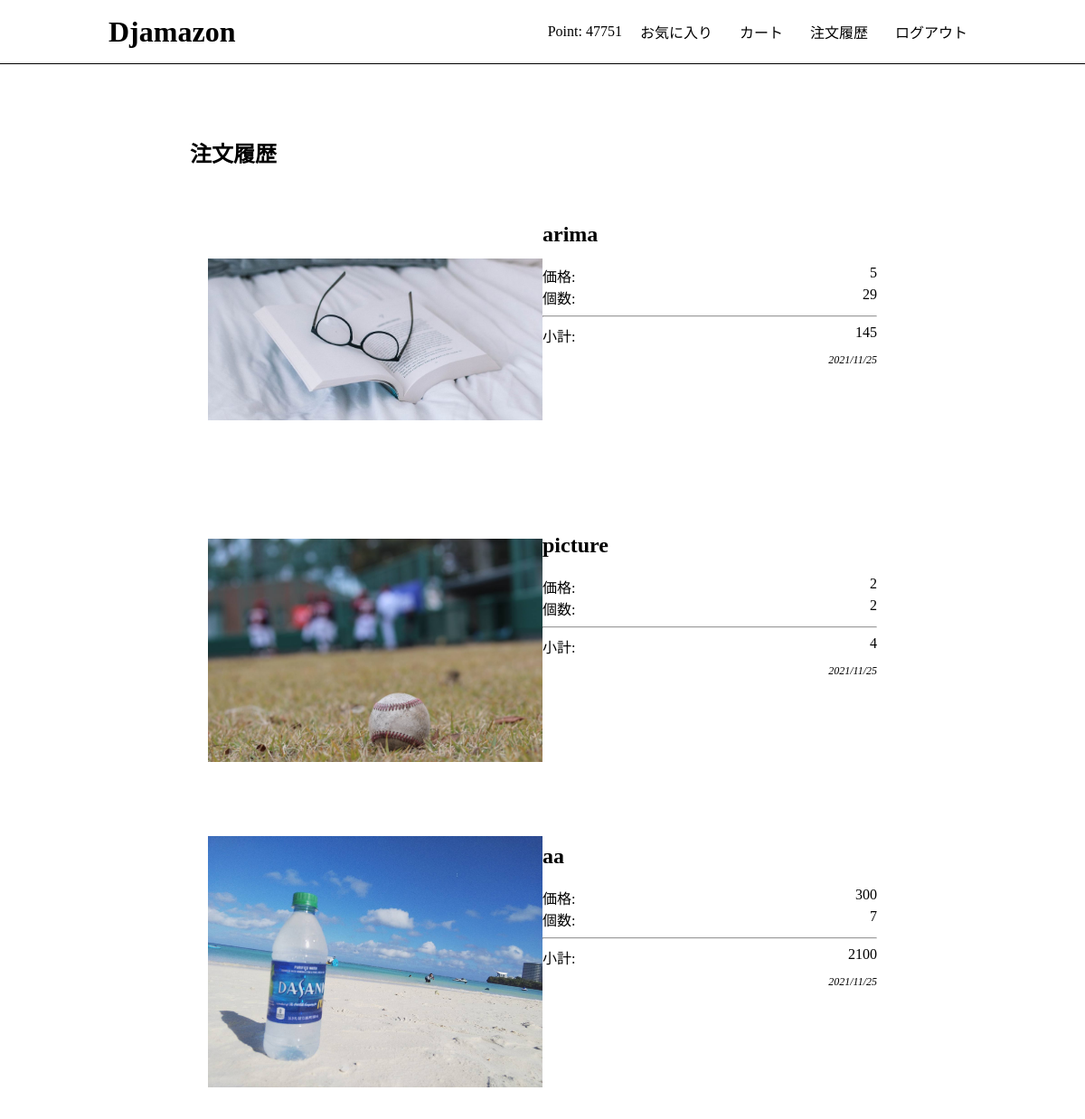
Page /order_history/ (signed in) on the committed database.
### users/models.py (models this page shows)
class User(AbstractBaseUser, PermissionsMixin): #set
    initial_point = 50000
    email = models.EmailField("メールアドレス", unique=True) #データのかぶりがないようにする
    point = models.PositiveIntegerField(default=initial_point)
    fav_products = models.ManyToManyField(Product, blank=True) # 追加
    is_staff = models.BooleanField("is_staff", default=False) #adminの権限
    is_active = models.BooleanField("is_active", default=True)# 必須の権限
    date_joined = models.DateTimeField("date_joined",default=timezone.now)
    objects = UserManager()
    USERNAME_FIELD = "email"
    EMAIL_FIELD = "email"
    REQUIRED_FIELDS = []
    class Meta:
        verbose_name = "user"
        verbose_name_plural = "users"

### app/models.py (models this page shows, shortened)
class Sale(models.Model):
    product = models.ForeignKey(Product, on_delete=models.PROTECT)
    user = models.ForeignKey('users.User', on_delete=models.PROTECT)
    amount = models.PositiveIntegerField(default=0)
    price = models.PositiveIntegerField("商品単価")
    total_price = models.PositiveIntegerField("小計")
    created_at = models.DateTimeField(auto_now=True)

class Product(models.Model):
    name = models.CharField(max_length=100)
    description = models.TextField(blank=True)
    price = models.PositiveIntegerField(default=0)
    image = models.ImageField(upload_to='product')

### app/views.py (the view)
# urls.py: path('order_history/', views.order_history, name='order_history'),
@login_required
def order_history(request):
    user = request.user
    sales = Sale.objects.filter(user=user).order_by('-created_at')
    return render(request, 'app/order_history.html', {'sales': sales})

### app/templates/app/order_history.html
{% extends 'app/base.html' %}
{% load humanize %}
{% block content %}
<div class="order-history">
<h2>注文履歴</h2>
{% for sale in sales %}
  <div class="order-item">
    <div class="order-item-image">
     <a href="{% url 'app:detail' sale.product.id %}">
       <img src="{{ sale.product.image.url }}" class="product-img">
     </a>
    </div>
    <div class="order-item-info">
     <h2>{{ sale.product.name }}</h2>
     <div>価格:<span class="info-value">{{ sale.price | intcomma }}</span></div>
     <div>個数:<span class="info-value">{{ sale.amount | intcomma }}</span></div>
     <hr>
     <div>小計:<span class="info-value">{{ sale.total_price | intcomma }}</span></div>
     <span class="info-timestamp">{{ sale.created_at | date:"Y/m/d" }}</span>
    </div>
  </div>
{% endfor %}
</div>
{% endblock %}

### app/templates/app/base.html (shortened to what this page needs)
{% load static %} {% load humanize %}
<!DOCTYPE html>
<html>
  <head>
    <link
      rel="stylesheet"
      type="text/css"
      href="{% static 'css/style.css' %}"
    />
  </head>
  <body>
    <header>
      <div class="container">
        <h1><a href="{% url 'app:index' %}">Djamazon</a></h1>
        <div class="header-menu">
          {% if request.user.is_authenticated %}
          <span>Point: {{ user.point | intcomma }}</span>
          <span><a href="{% url 'app:fav_products' %}">お気に入り</a></span>
          <span><a href="{% url 'app:cart' %}">カート</a></span>
          <span><a href="{% url 'app:order_history' %}">注文履歴</a></span>
          <span><a href="{% url 'app:logout' %}">ログアウト</a></span>
          {% else %}
          <span><a href="{% url 'app:login' %}">ログイン</a></span>
          <span><a href="{% url 'app:signup' %}">新規登録</a></span>
          {% endif %}
        </div>
      </div>
    </header>
    <div class="container">
       {% block content %}{% endblock %}
    </div>
  </body>
</html>

### static/css/style.css (style rules this page uses)
html, body { margin: 0; }
div { box-sizing: border-box; }
a { text-decoration: none; color: #000; }
.container { width: 80%; margin: auto; overflow: auto; }
header { border-bottom: solid 1px #000; height: 70px; }
header .container { display: flex; justify-content: space-between; }
body > .container { width: 65%; padding-top: 60px; }
header h1 { margin: 0; height: 100%; line-height: 70px; }
.header-menu { display: flex; align-items: center; }
.header-menu a { padding: 10px; margin-left: 10px; }
.product-img { width: 100%; max-width: 500px; height: 300px; object-fit: cover; border-radius: 4px; }
.product-img { object-fit: contain; }
.order-item { padding: 20px; display: flex; }
.order-item-image { flex: 1; }
.order-item-info { flex: 1; font-size: 16px; }
.order-item-info .info-value { float: right; }
.order-item-info .info-timestamp { float: right; font-size: 12px; font-style: italic; margin-top: 8px; }

### rows in the picture
User: point "47751"
Sale: product.image (picture), product.name "arima", price "5", amount "29", total_price "145", created_at "2021/11/25"
Sale: product.image (picture), product.name "picture", price "2", amount "2", total_price "4", created_at "2021/11/25"
Sale: product.image (picture), product.name "aa", price "300", amount "7", total_price "2100", created_at "2021/11/25"
